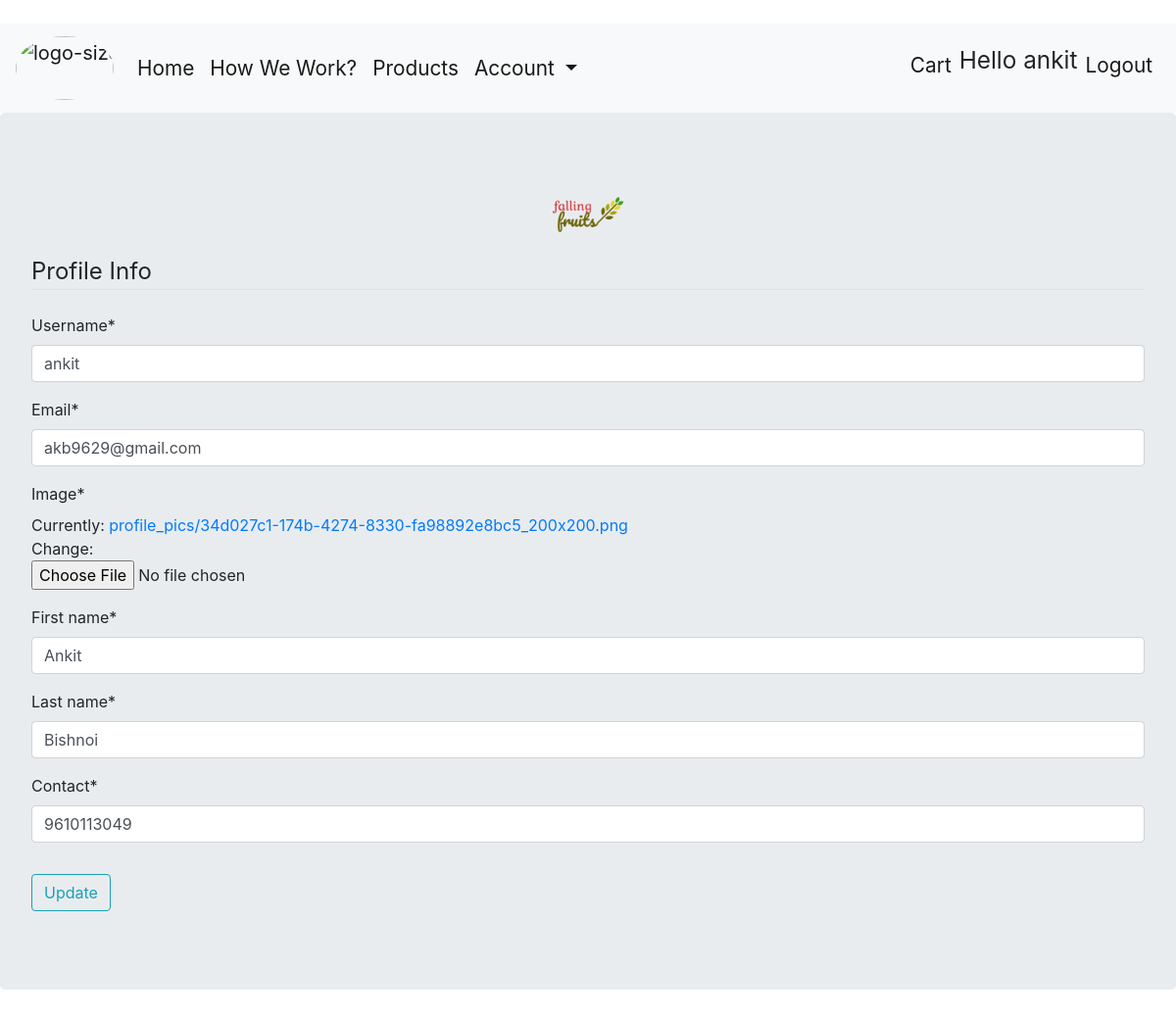
Page /update-profile/ (signed in) on the committed database.
### customer/models.py (models this page shows, shortened)
class Account(AbstractBaseUser):
	email = models.EmailField(verbose_name="email", max_length=60, unique=True)
	username = models.CharField(max_length=30, unique=True)
	date_joined = models.DateTimeField(verbose_name='date joined', auto_now_add=True)
	last_login = models.DateTimeField(verbose_name='last login', auto_now=True)
	is_admin = models.BooleanField(default=False)
	is_active = models.BooleanField(default=True)
	is_staff = models.BooleanField(default=False)
	is_superuser = models.BooleanField(default=False)
	USERNAME_FIELD = 'email'
	REQUIRED_FIELDS = ['username']
	objects = MyAccountManager()

class Profile(models.Model):
	user = models.OneToOneField(settings.AUTH_USER_MODEL, on_delete=models.CASCADE)
	first_name = models.CharField(max_length=30)
	last_name = models.CharField(max_length=30)
	contact = models.IntegerField(null=True)
	image = models.ImageField(default='default.jpg', upload_to='profile_pics')

### customer/views.py (the view)
# urls.py: path('update-profile/',views.update_profile,name="update-profile"),
@login_required
def update_profile(request):
    if request.method == 'POST':
        u_form = UserUpdateForm(request.POST, instance=request.user)
        p_form = ProfileUpdateForm(request.POST,
                                   request.FILES,
                                   instance=request.user.profile)
        if u_form.is_valid() and p_form.is_valid():
            u_form.save()
            p_form.save()
            messages.success(request, f'Your account has been updated!')
            return redirect('customer:profile')
    else:
        u_form = UserUpdateForm(instance=request.user)
        p_form = ProfileUpdateForm(instance=request.user.profile)
    context = {
        'u_form': u_form,
        'p_form': p_form
    }
    return render(request, 'customer/update-profile.html', context)

### customer/forms.py
class UserUpdateForm(forms.ModelForm):
	email = forms.EmailField()
	class Meta:
		model = Account
		fields = ['username', 'email']

class ProfileUpdateForm(forms.ModelForm):
    class Meta:
        model = Profile
        fields = ['image','first_name','last_name','contact']

### customer/templates/customer/update-profile.html (shortened to what this page needs)
{% extends "customer/base.html" %}
{% load crispy_forms_tags %}
{% block content %}
    <div class="jumbotron">
        <div class="row text-center">
            <div class="col-12">
                <img width="80px" height="80px" src="{{user.profile.image.url}}" class="rounded-circle" style="margin: 0 auto;" />
             </div>
        </div>
                <form method="POST" enctype="multipart/form-data">
                    <fieldset class="form-group">
                        <legend class="border-bottom mb-4">Profile Info</legend>
                        {{ u_form|crispy }}
                        {{ p_form|crispy }}
                    </fieldset>
                    <div class="form-group">
                        <button class="btn btn-outline-info" type="submit">Update</button>
                    </div>
                </form>
            </div>
{% endblock content %}

### customer/templates/customer/base.html (shortened to what this page needs)
﻿<!doctype html>
<html lang="en">
<head>
  <link rel="stylesheet" href="https://use.fontawesome.com/releases/v5.13.1/css/all.css">
  <link rel="stylesheet" href="https://stackpath.bootstrapcdn.com/bootstrap/4.5.0/css/bootstrap.min.css">
</head>
<body>
  <nav class="navbar navbar-expand-lg navbar-light bg-light" style="font-size:130%;">
    <a class="navbar-brand " href="{% url 'customer:home' %}"><img class="rounded-circle" width="100px" height="65px" src="https://i.ibb.co/6sr26Q2/f12f2a11-f31c-483e-a875-9fd29614876b-200x200.png" alt="logo-size-invert" border="0"></a>
    <div class="collapse navbar-collapse" id="navbarSupportedContent">
        <ul class="navbar-nav mr-auto">
            <li class="nav-item active">
                <a class="nav-link" href="{% url 'customer:home' %}">Home <span class="sr-only">(current)</span></a>
            </li>
            <li class="nav-item active">
                <a class="nav-link" href="{% url 'customer:working' %}">How We Work? </a>
            </li>
            <li class="nav-item active">
                <a class="nav-link" href="{% url 'customer:product' %}">Products </a>
            </li>
            {% if user.is_authenticated %}
            <li class="nav-item dropdown active">
                <a class="nav-link dropdown-toggle" href="#" id="navbarDropdown" role="button" data-toggle="dropdown" aria-haspopup="true" aria-expanded="false">
                    Account
                </a>
                {%endif%}
            </li>
        </ul>
      <ul class="navbar-nav ml-auto">
        {% if user.is_authenticated %}
        <li class="nav-item active ">
              <a class="nav-link" href="{% url 'customer:cart' %}">Cart <span class="sr-only">(current)</span></a>
        </li>
        <li class="nav-item active ">
          <p class="username"style="font-size:117%;">Hello {{user.username}}</p>
        </li>
        <li class="nav-item active ">
          <a class="nav-link" href="{% url 'customer:logout'%}">Logout <span class="sr-only">(current)</span></a>
        </li>
        {%endif%}
      </ul>
    </div>
  </nav>
  {% block content %}
  {% endblock %}
</body>
</html>

### rows in the picture
Account: username "ankit", profile.image (picture), email "akb9629@gmail.com"
Profile: first_name "Ankit", last_name "Bishnoi", contact "9610113049"
